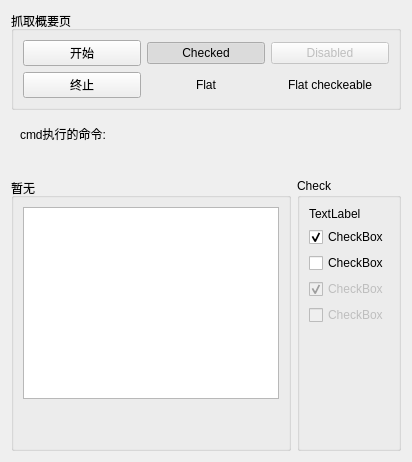
           <widget class="QWidget" name="tab_11">
            <attribute name="title">
             <string>概要页</string>
            </attribute>
            <layout class="QGridLayout" name="gridLayout_11">
             <item row="3" column="1">
              <widget class="QGroupBox" name="groupBox_3">
               <property name="title">
                <string>Check</string>
               </property>
               <layout class="QGridLayout" name="gridLayout_3">
                <item row="4" column="0">
                 <widget class="QCheckBox" name="checkBox_4">
                  <property name="enabled">
                   <bool>false</bool>
                  </property>
                  <property name="text">
                   <string>CheckBox</string>
                  </property>
                  <property name="checked">
                   <bool>true</bool>
                  </property>
                 </widget>
                </item>
                <item row="6" column="0">
                 <spacer name="verticalSpacer_2">
                  <property name="orientation">
                   <enum>Qt::Vertical</enum>
                  </property>
                  <property name="sizeHint" stdset="0">
                   <size>
                    <width>20</width>
                    <height>40</height>
                   </size>
                  </property>
                 </spacer>
                </item>
                <item row="1" column="0">
                 <widget class="QCheckBox" name="checkBox">
                  <property name="text">
                   <string>CheckBox</string>
                  </property>
                  <property name="checked">
                   <bool>true</bool>
                  </property>
                  <property name="tristate">
                   <bool>true</bool>
                  </property>
                 </widget>
                </item>
                <item row="3" column="0">
                 <widget class="QCheckBox" name="checkBox_3">
                  <property name="text">
                   <string>CheckBox</string>
                  </property>
                  <property name="tristate">
                   <bool>true</bool>
                  </property>
                 </widget>
                </item>
                <item row="5" column="0">
                 <widget class="QCheckBox" name="checkBox_2">
                  <property name="enabled">
                   <bool>false</bool>
                  </property>
                  <property name="text">
                   <string>CheckBox</string>
                  </property>
                 </widget>
                </item>
                <item row="0" column="0">
                 <widget class="QLabel" name="tl_item_url_count">
                  <property name="text">
                   <string>TextLabel</string>
                  </property>
                 </widget>
                </item>
               </layout>
              </widget>
             </item>
             <item row="1" column="0">
              <widget class="QWidget" name="verticalWidget" native="true">
               <layout class="QVBoxLayout" name="verticalLayout_6">
                <item>
                 <widget class="QLabel" name="command_line_input">
                  <property name="text">
                   <string>cmd执行的命令:</string>
                  </property>
                 </widget>
                </item>
               </layout>
              </widget>
             </item>
             <item row="2" column="0">
              <spacer name="verticalSpacer_7">
               <property name="orientation">
                <enum>Qt::Vertical</enum>
               </property>
               <property name="sizeType">
                <enum>QSizePolicy::Preferred</enum>
               </property>
               <property name="sizeHint" stdset="0">
                <size>
                 <width>20</width>
                 <height>20</height>
                </size>
               </property>
              </spacer>
             </item>
             <item row="0" column="0" colspan="2">
              <widget class="QGroupBox" name="groupBox">
               <property name="title">
                <string>抓取概要页</string>
               </property>
               <layout class="QGridLayout" name="gridLayout">
                <item row="0" column="0">
                 <widget class="QPushButton" name="pb_start_spider">
                  <property name="toolTip">
                   <string>Lorem ipsum dolor sit amet, consectetur adipiscing elit, sed do eiusmod tempor incididunt ut labore et dolore magna aliqua.</string>
                  </property>
                  <property name="text">
                   <string>开始</string>
                  </property>
                  <property name="icon">
                   <iconset>
                    <normaloff>start.svg</normaloff>start.svg</iconset>
                  </property>
                 </widget>
                </item>
                <item row="0" column="2">
                 <widget class="QPushButton" name="pushButton_6">
                  <property name="enabled">
                   <bool>false</bool>
                  </property>
                  <property name="text">
                   <string>Disabled</string>
                  </property>
                  <property name="checkable">
                   <bool>false</bool>
                  </property>
                  <property name="checked">
                   <bool>false</bool>
                  </property>
                  <property name="flat">
                   <bool>false</bool>
                  </property>
                 </widget>
                </item>
                <item row="0" column="1">
                 <widget class="QPushButton" name="pushButton_">
                  <property name="text">
                   <string>Checked</string>
                  </property>
                  <property name="checkable">
                   <bool>true</bool>
                  </property>
                  <property name="checked">
                   <bool>true</bool>
                  </property>
                 </widget>
                </item>
                <item row="1" column="0">
                 <widget class="QPushButton" name="pushButton_kill_end">
                  <property name="enabled">
                   <bool>true</bool>
                  </property>
                  <property name="text">
                   <string>终止</string>
                  </property>
                  <property name="icon">
                   <iconset>
                    <normaloff>终止.svg</normaloff>终止.svg</iconset>
                  </property>
                  <property name="checkable">
                   <bool>true</bool>
                  </property>
                  <property name="checked">
                   <bool>false</bool>
                  </property>
                  <property name="flat">
                   <bool>false</bool>
                  </property>
                 </widget>
                </item>
                <item row="1" column="1">
                 <widget class="QPushButton" name="pushButton_11">
                  <property name="text">
                   <string>Flat</string>
                  </property>
                  <property name="flat">
                   <bool>true</bool>
                  </property>
                 </widget>
                </item>
                <item row="1" column="2">
                 <widget class="QPushButton" name="pushButton_5">
                  <property name="text">
                   <string>Flat checkeable</string>
                  </property>
                  <property name="checkable">
                   <bool>true</bool>
                  </property>
                  <property name="checked">
                   <bool>false</bool>
                  </property>
                  <property name="flat">
                   <bool>true</bool>
                  </property>
                 </widget>
                </item>
               </layout>
              </widget>
             </item>
             <item row="3" column="0">
              <widget class="QGroupBox" name="groupBox_2">
               <property name="title">
                <string>暂无</string>
               </property>
               <layout class="QGridLayout" name="gridLayout_2">
                <item row="1" column="0">
                 <spacer name="verticalSpacer">
                  <property name="orientation">
                   <enum>Qt::Vertical</enum>
                  </property>
                  <property name="sizeHint" stdset="0">
                   <size>
                    <width>20</width>
                    <height>40</height>
                   </size>
                  </property>
                 </spacer>
                </item>
                <item row="0" column="0">
                 <widget class="QTextBrowser" name="current_climb_progress"/>
                </item>
               </layout>
              </widget>
             </item>
            </layout>
           </widget>
